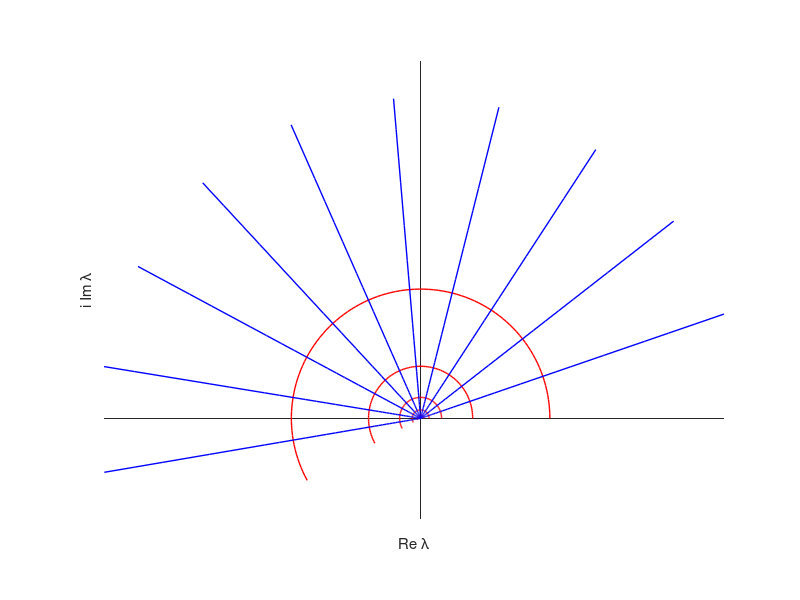
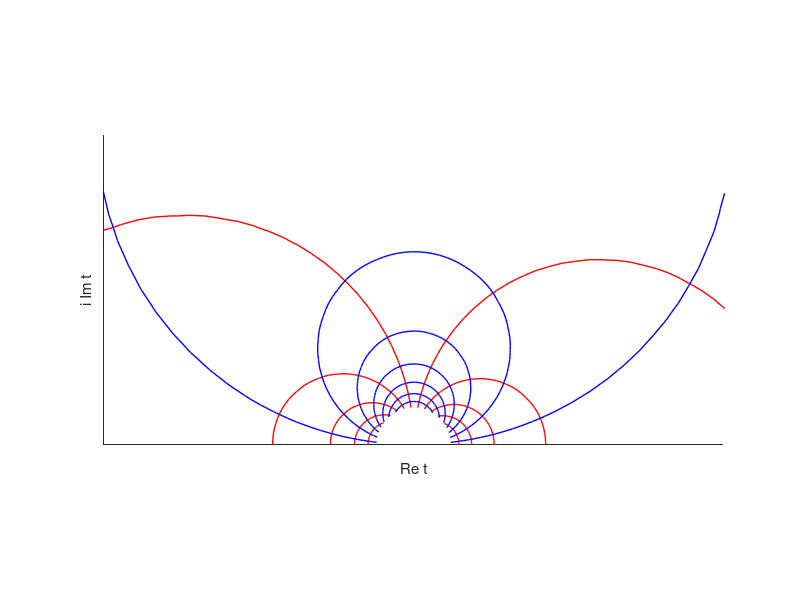

Write MATLAB code to recreate these figures, in order. (Note: this script raises an error after producing the figures.)
clear
global h1 h2

PLOT_OTHER_PLANES = true;


h = 1;
d = .4;

h1 = h-d;
h2 = h;
nLines = 10;
nPoints = 100;%500;




limZeta = [-5*h,5*h,-pi,.5];
zeta = linspace(limZeta(1),limZeta(2),nPoints) + 1i*linspace(limZeta(3),limZeta(4),nPoints)';


% zeta =  1i*linspace(limZeta(3),limZeta(4),10)';


% plot zeeee-plane
% lsZeta = logspace( log10(min(abs(lambda(:)))),log10(max(abs(lambda(:)))),5);
% contour(real(fz),imag(fz),real(lambda), [-lsZeta,lsZeta]  ,'k-');
% contour(real(fz),imag(fz),imag(lambda), lsZeta,'k-');

% lsT = logspace( log10(min(abs(t(:)))),log10(max(abs(t(:)))),5);
% contour(real(fz),imag(fz),real(t), lsT  ,'g-');
% contour(real(fz),imag(fz),imag(t), lsT,'g-');

if PLOT_OTHER_PLANES
    % Plot lambda plane
    hfLam = figure('color','w');hold on
    lambda = exp(zeta+1i*pi); 
    contour(real(lambda),imag(lambda),real(zeta),'r-','linewidth',1);
    contour(real(lambda),imag(lambda),imag(zeta),'b-','linewidth',1);
    xlabel('Re \lambda');ylabel('i Im \lambda');
    axis equal tight 
    set(gca,'XAxisLocation','origin','YAxisLocation','origin','XTick',[],'YTick',[])
    box off

% plot t-plane
    c = h2/h1;
    t = sqrt((lambda-c^2)./(lambda-1));
    hfT = figure('color','w');hold on
%     contour(real(t),imag(t),real(zeta),'r-','linewidth',1);
%     contour(real(t),imag(t),imag(zeta),'b-','linewidth',1);
    contour(real(t),imag(t),real(lambda),'r-','linewidth',1);
    contour(real(t),imag(t),imag(lambda),'b-','linewidth',1);
    xlabel('Re t');ylabel('i Im t');
    axis equal
    axis([.95,1.05,.0,.05])
    set(gca,'XAxisLocation','origin','YAxisLocation','origin','XTick',[],'YTick',[])
    box off
end

% plot z-plane
fz = ffz(zeta);
hfz = figure('color','w');hold on

contour(real(fz),imag(fz),real(zeta),nLines,'r','linewidth',1);
contour(real(fz),imag(fz),imag(zeta),nLines,'b','linewidth',1);

hp = patch([min(real(fz(:))).*[1,1],0,0,max(real(fz(:))).*[1,1]],[-1.1*h2,-h1,-h1,-h2,-h2,-1.1*h2],.5*[1,1,1],'FaceAlpha',.5,'lineStyle','none');


% map zetaS onto the real equidistant points of the line xS
xS = linspace(min(real(fz(:))), max(real(fz(:))),nLines);
% zeta = linspace(limZeta(1),limZeta(2),100) + 1i*linspace(limZeta(3),limZeta(4),100)';
si = scatteredInterpolant(  real(fz(:)), imag(fz(:)) , zeta(:));
zetaS = si(xS, 0*xS );
plot(real(ffz(zetaS)),imag(ffz(zetaS)),'ok','linewidth',1)
xlabel('x');ylabel('i y');
axis equal tight 
set(gca,'XAxisLocation','origin','YAxisLocation','origin','XTick',[],'YTick',[])
box off

hfzz = figure('color','w');
contour(real(zeta),imag(zeta),real(ffz(zeta)),'r','linewidth',1);hold on
contour(real(zeta),imag(zeta),imag(ffz(zeta)),'b','linewidth',1);
plot(zetaS,'-ok','linewidth',1)
axis equal tight 
box off
xlabel('\xi');ylabel('i \sigma');
set(gca,'XAxisLocation','origin','YAxisLocation','origin','XTick',[],'YTick',[])
return
export_fig(hfz,'CCMei_step','-pdf');
export_fig(hfzz,'CCMei_step_inv','-pdf');
export_fig(hfLam,'CCMei_step_lambda','-pdf');
export_fig(hfT,'CCMei_step_t','-pdf');

% function y = sqrt2(x)
%     y = sqrt(x);
%     ii = imag(x)<0;
%     y(ii) = -y(ii);
% end

function y = log2(x)
    y = log(x);
    ii = imag(x)<0;
    y(ii) = y(ii) + 2i*pi;
end

% function fz=ffz(zeta)
% global h1 h2
% c = h2/h1;
% % lambda = exp(zeta); % surface at imag(zeta) = pi, bed at imag(zeta) = 0
% lambda = -exp(zeta); % surface at imag(zeta) = 0, bed at imag(zeta) = -pi
% t = sqrt((lambda-c^2)./(lambda-1));
% % t = sqrt2(lambda-c^2)./sqrt2(lambda-1);
% fz = -1i*h1 + h2/pi.*(1/c.*log2((t-c)./(t+c))-log((t-1)./(t+1)));
% end



function fz=ffz(zeta)
global h1 h2
c = h2/h1;
lambda = exp(zeta); % surface at imag(zeta) = 0, bed at imag(zeta) = -pi
t = sqrt((lambda+c^2)./(lambda+1));
fz = -1i*h1 + h2/pi.*(1/c.*log2((t-c)./(t+c))-log((t-1)./(t+1)));
end


% A = rand(2000);
% b = rand(2000,1);

% tic
% c=A\b;
% toc
